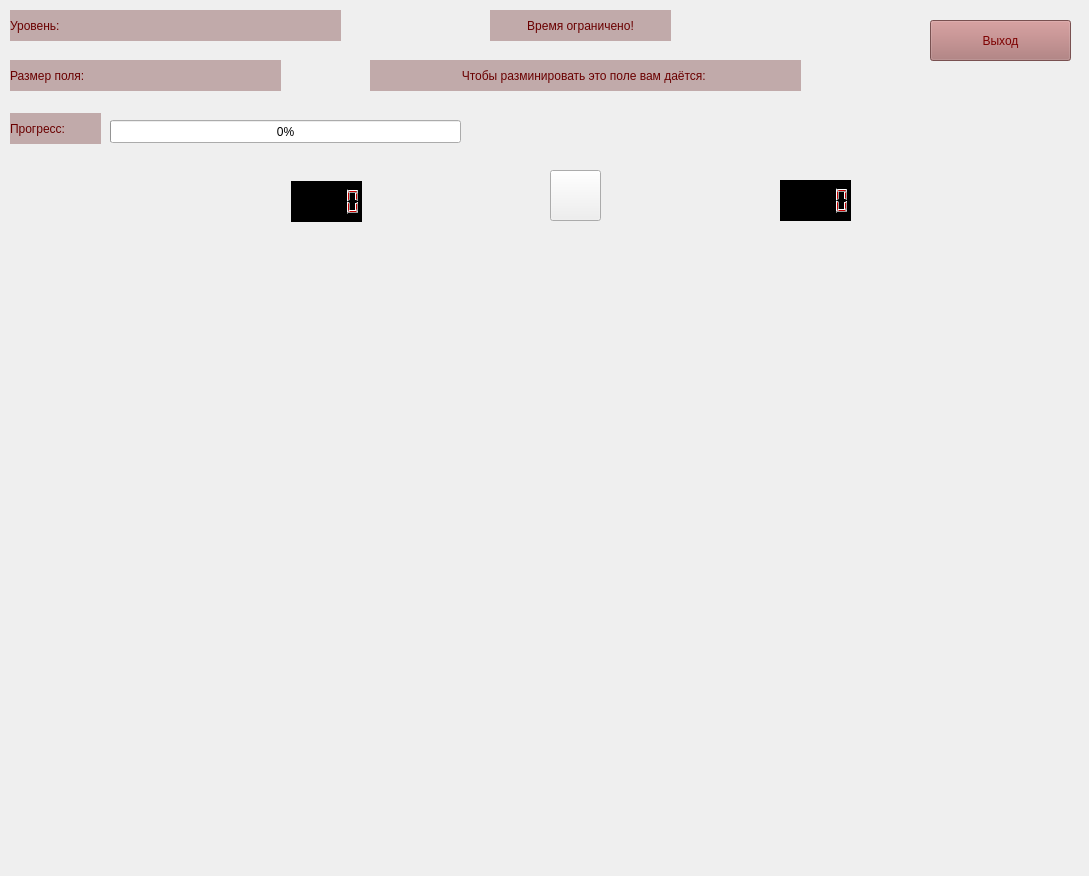
<?xml version="1.0" encoding="UTF-8"?>
<ui version="4.0">
 <class>Form</class>
 <widget class="QWidget" name="Form">
  <property name="geometry">
   <rect>
    <x>0</x>
    <y>0</y>
    <width>1089</width>
    <height>876</height>
   </rect>
  </property>
  <property name="windowTitle">
   <string>Form</string>
  </property>
  <widget class="QLabel" name="lvl_field">
   <property name="geometry">
    <rect>
     <x>10</x>
     <y>10</y>
     <width>331</width>
     <height>31</height>
    </rect>
   </property>
   <property name="styleSheet">
    <string notr="true">font: 14pt &quot;MS Shell Dlg 2&quot;;
color: rgb(106, 0, 0);
background-color: rgb(193, 170, 170);</string>
   </property>
   <property name="text">
    <string>Уровень:</string>
   </property>
  </widget>
  <widget class="QLabel" name="size_field_label">
   <property name="geometry">
    <rect>
     <x>10</x>
     <y>60</y>
     <width>271</width>
     <height>31</height>
    </rect>
   </property>
   <property name="styleSheet">
    <string notr="true">font: 14pt &quot;MS Shell Dlg 2&quot;;
color: rgb(106, 0, 0);
background-color: rgb(193, 170, 170);</string>
   </property>
   <property name="text">
    <string>Размер поля:</string>
   </property>
  </widget>
  <widget class="QLabel" name="label_3">
   <property name="geometry">
    <rect>
     <x>10</x>
     <y>113</y>
     <width>91</width>
     <height>31</height>
    </rect>
   </property>
   <property name="styleSheet">
    <string notr="true">font: 14pt &quot;MS Shell Dlg 2&quot;;
color: rgb(106, 0, 0);
background-color: rgb(193, 170, 170);</string>
   </property>
   <property name="text">
    <string>Прогресс:</string>
   </property>
  </widget>
  <widget class="QProgressBar" name="progres_field">
   <property name="geometry">
    <rect>
     <x>110</x>
     <y>120</y>
     <width>351</width>
     <height>23</height>
    </rect>
   </property>
   <property name="value">
    <number>0</number>
   </property>
  </widget>
  <widget class="QPushButton" name="exit">
   <property name="geometry">
    <rect>
     <x>930</x>
     <y>20</y>
     <width>141</width>
     <height>41</height>
    </rect>
   </property>
   <property name="styleSheet">
    <string notr="true">font: 14pt &quot;MS Shell Dlg 2&quot;;
color: rgb(125, 0, 0);
background-color: rgb(170, 114, 114);</string>
   </property>
   <property name="text">
    <string>Выход</string>
   </property>
  </widget>
  <widget class="QLCDNumber" name="time_field">
   <property name="geometry">
    <rect>
     <x>291</x>
     <y>181</y>
     <width>71</width>
     <height>41</height>
    </rect>
   </property>
   <property name="styleSheet">
    <string notr="true">background-color: rgb(0, 0, 0);
color: rgb(202, 0, 0);
font: 16pt &quot;MS Shell Dlg 2&quot;;</string>
   </property>
  </widget>
  <widget class="QLCDNumber" name="bomb_field">
   <property name="geometry">
    <rect>
     <x>780</x>
     <y>180</y>
     <width>71</width>
     <height>41</height>
    </rect>
   </property>
   <property name="styleSheet">
    <string notr="true">background-color: rgb(0, 0, 0);
color: rgb(202, 0, 0);

</string>
   </property>
  </widget>
  <widget class="QPushButton" name="new_game">
   <property name="enabled">
    <bool>true</bool>
   </property>
   <property name="geometry">
    <rect>
     <x>550</x>
     <y>170</y>
     <width>51</width>
     <height>51</height>
    </rect>
   </property>
   <property name="text">
    <string/>
   </property>
  </widget>
  <widget class="QWidget" name="gridLayoutWidget">
   <property name="geometry">
    <rect>
     <x>290</x>
     <y>230</y>
     <width>561</width>
     <height>621</height>
    </rect>
   </property>
   <layout class="QGridLayout" name="gridLayout"/>
  </widget>
  <widget class="QLabel" name="warning">
   <property name="geometry">
    <rect>
     <x>490</x>
     <y>10</y>
     <width>181</width>
     <height>31</height>
    </rect>
   </property>
   <property name="styleSheet">
    <string notr="true">font: 14pt &quot;MS Shell Dlg 2&quot;;
color: rgb(106, 0, 0);
background-color: rgb(193, 170, 170);</string>
   </property>
   <property name="text">
    <string>Время ограничено!</string>
   </property>
   <property name="alignment">
    <set>Qt::AlignCenter</set>
   </property>
  </widget>
  <widget class="QLabel" name="warning2">
   <property name="geometry">
    <rect>
     <x>370</x>
     <y>60</y>
     <width>431</width>
     <height>31</height>
    </rect>
   </property>
   <property name="styleSheet">
    <string notr="true">font: 14pt &quot;MS Shell Dlg 2&quot;;
color: rgb(106, 0, 0);
background-color: rgb(193, 170, 170);</string>
   </property>
   <property name="text">
    <string>Чтобы разминировать это поле вам даётся: </string>
   </property>
   <property name="alignment">
    <set>Qt::AlignCenter</set>
   </property>
  </widget>
 </widget>
 <resources/>
 <connections/>
</ui>
